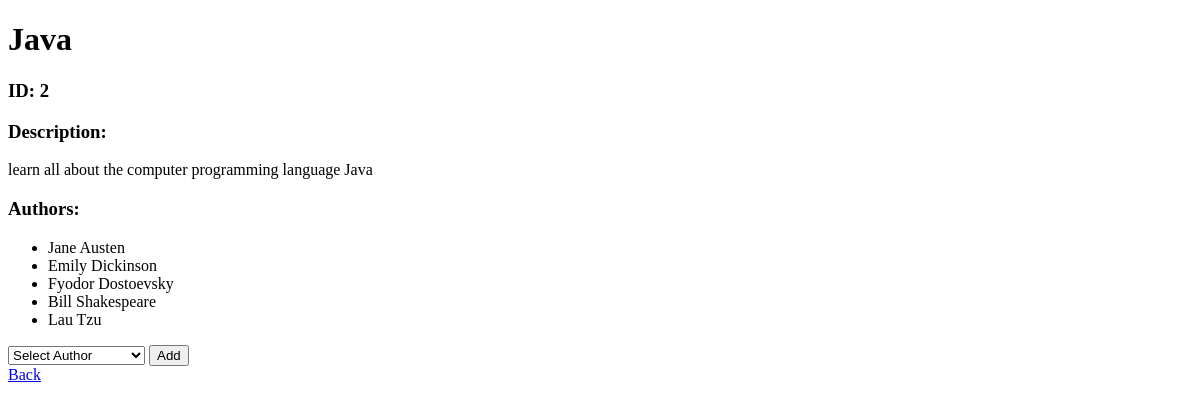
Before: /view_book/2 with the older database file.
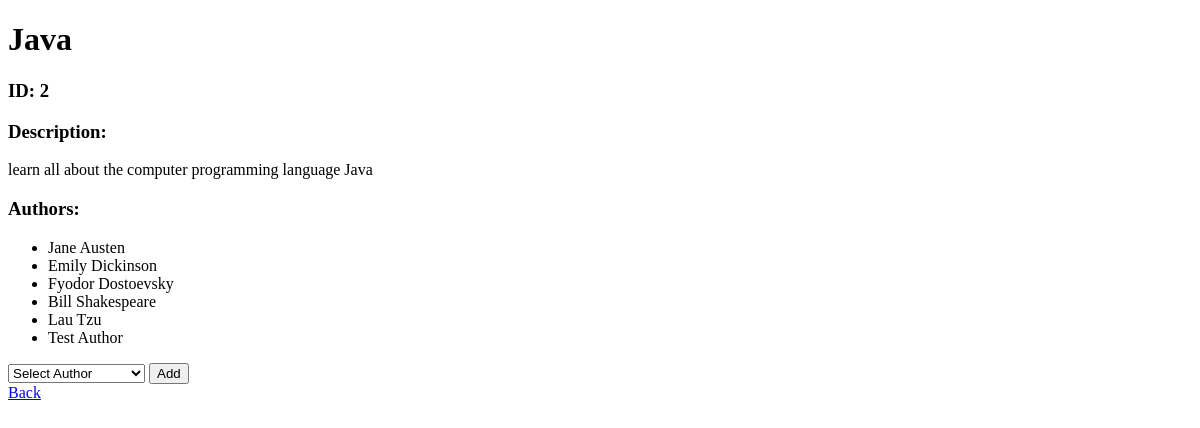
After: the same page with the newer database file.
### book_authors_app/models.py (models this page shows, shortened)
class Author(models.Model):
    first_name = models.CharField(max_length=255)
    last_name = models.CharField(max_length=255)
    notes = models.TextField()
    books = models.ManyToManyField(Book, related_name="authors")
    created_at = models.DateTimeField(auto_now_add=True)
    updated_at = models.DateTimeField(auto_now=True)

### book_authors_app/views.py (the view)
# urls.py: path('view_book/<int:book_id>', views.view_book), #views one books info on book_display page
def view_book(request, book_id):
    context = {
        'book' : Book.objects.get(id = book_id),
        'authors' : Book.objects.get(id = book_id).authors.all(),
        'all_authors' : Author.objects.all(),
        'book_id' : book_id
    }
    return render(request, "book_display.html", context)

### book_authors_app/templates/book_display.html (shortened to what this page needs)
<!DOCTYPE html>
<html lang="en">
<head>
</head>
<body>
    <h1>{{book.title}}</h1>
    <h3>ID: {{book.id}}</h3>
    <h3>Description:</h3>
    <p>{{book.desc}}</p>
    <h3>Authors:</h3>
    <ul>
        {% for author in book.authors.all %}
        <li>{{author.first_name}} {{author.last_name}}</li>
        {% endfor %}
    </ul>
    <form action="/add_author" method="POST">
        <select name="author" id="author">
            <option value="0">Select Author</option>
        </select>
        <a href="/view_book/{{book.id}}">
            <input type="submit" value="Add">
        </a>
    </form>
    <a href="/">Back</a>
</body>
</html>

Changed rows visible on the page:
added Author: first_name "Test", last_name "Author"
